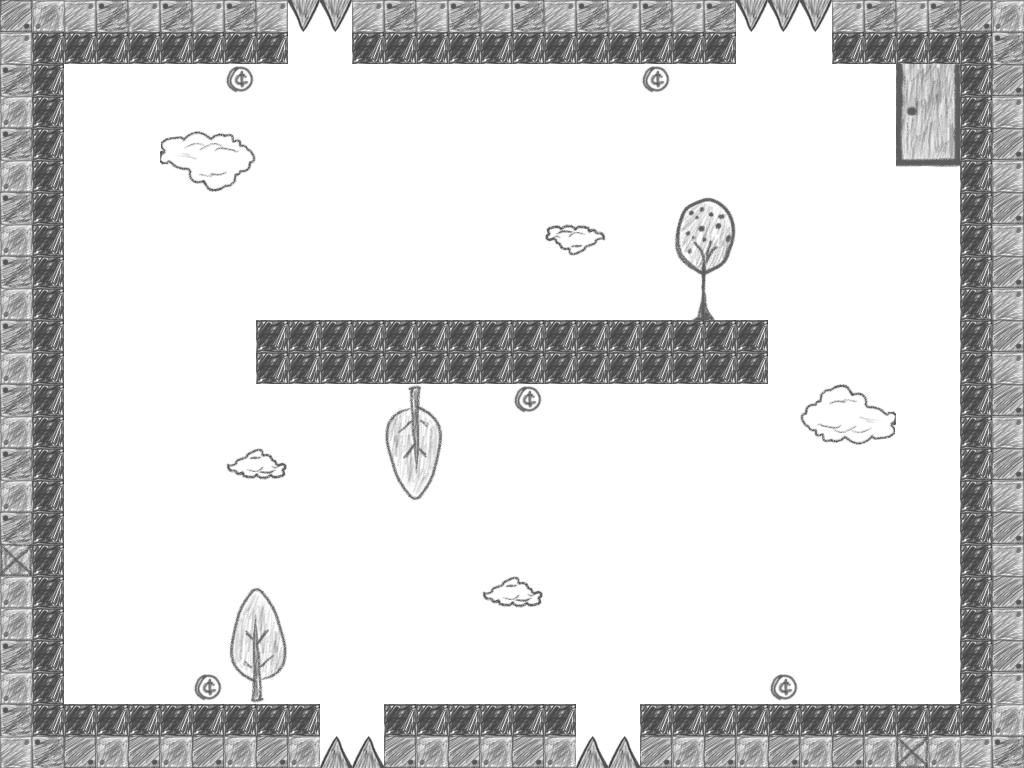

Below is a game level as drawn by its tile map, then a one-line description and the .tmx that defines it (tile-layer data replaced by summaries):
An orthogonal 32x24 tile map with 32x32 px tiles, 3 tile layers (tiles, Exit, collectibles) and 20 objects (SpawnPoint, ExitPoint, Spikes_bottom_left, Spikes_bottom_right, Spikes_top_right, ...).

<map version="1.0" orientation="orthogonal" width="32" height="24" tilewidth="32" tileheight="32">
 <tileset firstgid="1" name="Tilesheet" tilewidth="32" tileheight="32">
  <image source="Tilesheet.png" width="512" height="256" />
  <terraintypes>
   <terrain name="New Terrain" tile="-1" />
  </terraintypes>
  <tile id="6" terrain="0,0,0,0" />
  <tile id="7" terrain="0,0,0,0" />
  <tile id="22" terrain="0,0,0,0" />
  <tile id="23" terrain="0,0,0,0" />
  <tile id="24" terrain=",0,,0">
   <properties>
    <property name="collectible" value="true" />
   </properties>
  </tile>
  <tile id="28" terrain="0,0,0,0" />
  <tile id="38" terrain="0,0,0,0" />
  <tile id="39" terrain="0,0,0,0" />
  <tile id="43">
   <properties>
    <property name="Collectible" value="true" />
   </properties>
  </tile>
  <tile id="54" terrain="0,0,0,0" />
  <tile id="55" terrain="0,0,0,0" />
 </tileset>
 <layer name="tiles" width="32" height="24">
  <data>[768 cells, 768 non-empty, 33 distinct tile ids]</data>
 </layer>
 <layer name="Exit" width="32" height="24">
  <data>[768 cells, 8 non-empty, 8 distinct tile ids]</data>
 </layer>
 <objectgroup name="objects" width="32" height="24">
  <object name="SpawnPoint" x="100" y="642" width="79" height="37" />
  <object name="ExitPoint" x="897" y="62" width="59" height="99" />
 </objectgroup>
 <layer name="collectibles" width="32" height="24">
  <data>[768 cells, 13 non-empty, 9 distinct tile ids]</data>
 </layer>
 <objectgroup name="collisions" width="32" height="24">
  <object x="0" y="32" width="64" height="704" />
  <object x="0" y="704" width="320" height="64" />
  <object x="960" y="32" width="64" height="704" />
  <object x="256" y="320" width="512" height="64" />
  <object x="640" y="704" width="384" height="64" />
  <object x="352" y="0" width="384" height="64" />
  <object x="0" y="0" width="288" height="64" />
  <object x="832" y="0" width="192" height="64" />
  <object x="384" y="704" width="192" height="64" />
  <object name="Spikes_bottom_left" x="336" y="736" width="32" height="32">
   <properties>
    <property name="kill" value="true" />
   </properties>
  </object>
  <object name="Spikes_bottom_right" x="592" y="736" width="32" height="32">
   <properties>
    <property name="kill" value="true" />
   </properties>
  </object>
  <object name="Spikes_top_right" x="752" y="0" width="64" height="32">
   <properties>
    <property name="kill" value="true" />
   </properties>
  </object>
  <object name="Spikes_top_left" x="304" y="0" width="32" height="32">
   <properties>
    <property name="kill" value="true" />
   </properties>
  </object>
 </objectgroup>
 <objectgroup name="collectibles" width="32" height="24">
  <object x="768" y="671" width="32" height="32" />
  <object x="191" y="669" width="32" height="32" />
  <object x="511" y="384" width="32" height="32" />
  <object x="224" y="65" width="32" height="32" />
  <object x="640" y="63" width="32" height="32" />
 </objectgroup>
</map>
